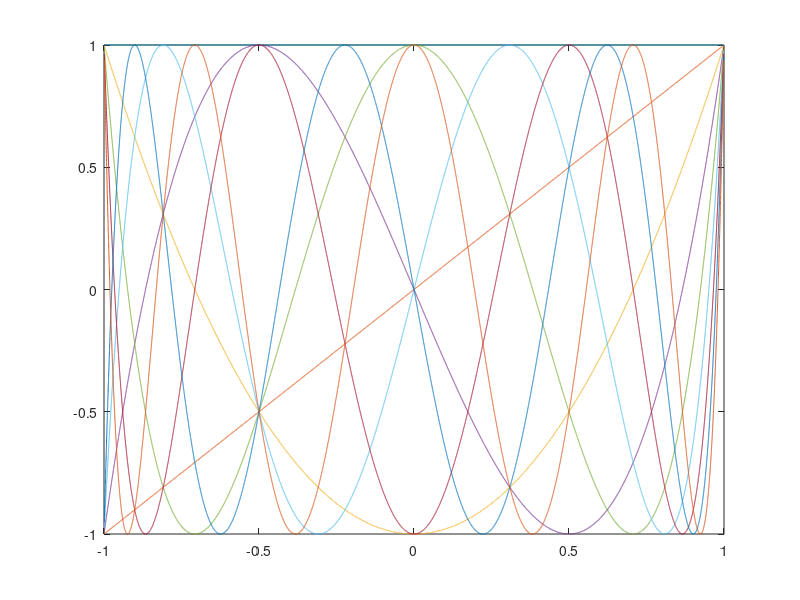

Write MATLAB code to recreate this figure. (Note: this script raises an error after producing the figure.)
clc; clear; close all;

x = -0.999 : 0.0001 : 0.999;
dx = 0.0001;

c{1} = ones(1, length(x));
c{2} = x;

for i = 3 : 100
    c{i} = 2.*x.*c{i-1} - c{i-2};
end

for i = 1 : 100
    f{i} = c{i} .* sqrt(2)./nthroot(pi*pi .* (1-x.*x), 4);
end

    figure(1); clf;
        plot(x, c{1}); hold on;
        plot(x, c{2}); hold on;
        plot(x, c{3}); hold on;
        plot(x, c{4}); hold on;
        plot(x, c{5}); hold on;
        plot(x, c{6}); hold on;
        plot(x, c{7}); hold on;
        plot(x, c{8}); hold on;
        plot(x, c{9}); hold on;

w = cos(x);
 
for i = 1 : 100
    a(i) = MyScalar(w, f{i}, dx) / MyScalar(f{i}, f{i}, dx);
end

y_aproximation = zeros(1, length(x));
for i = 1 : 100
    y_aproximation = y_aproximation + a(i)*f{i};
end

    figure(2);
        plot(x, w); hold on;
        plot(x, y_aproximation);